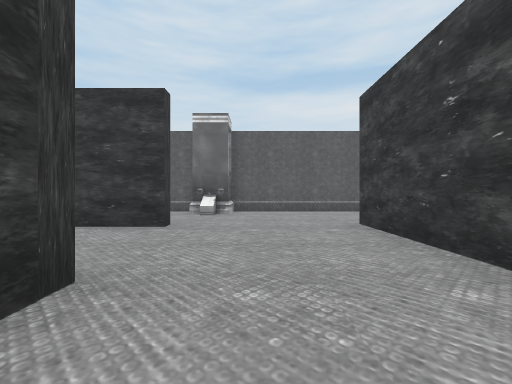
[1] (above)

24 first-person views from a walk through a 3-D level made in the Unity game engine. The camera is 1.3 m above the floor, looks level and sees 90° across. The floor is counted in squares, 2.06 m on a side. Each view is taken from the middle of a square. On the plan, view 1 faces up. The plan holds only what a view shows up to about 9 squares ahead; the rest is blank. The player is left out. Some animated figures are left out. Some surface patterns are stand-ins.

[2]
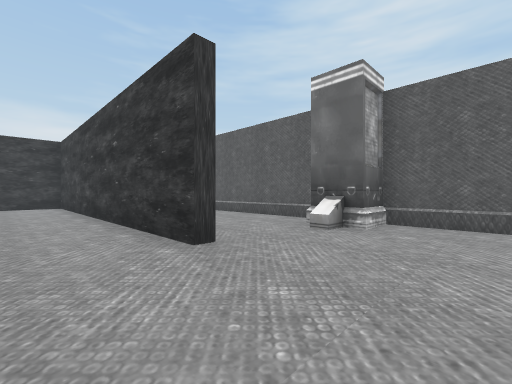

[3]
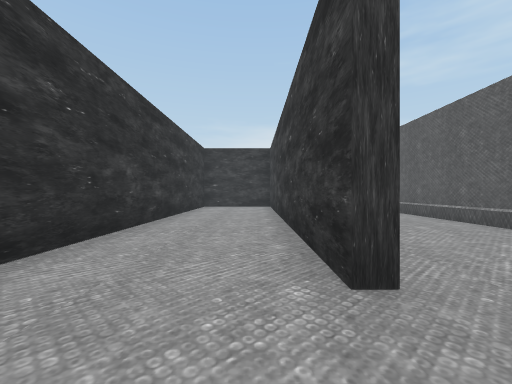

[4]
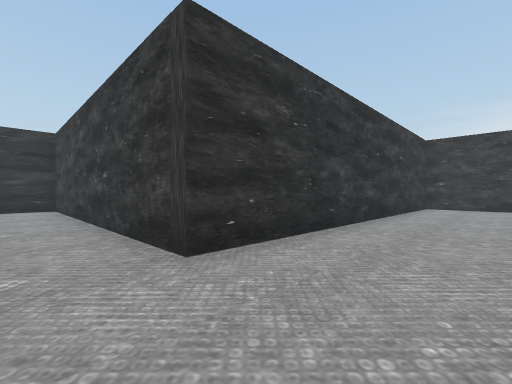

[5]
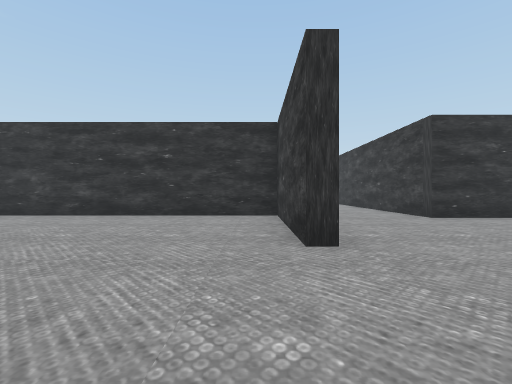

[6]
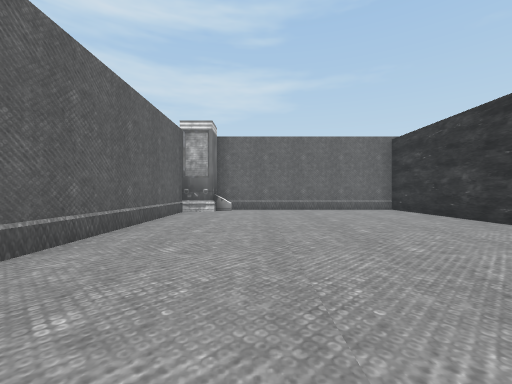

[7]
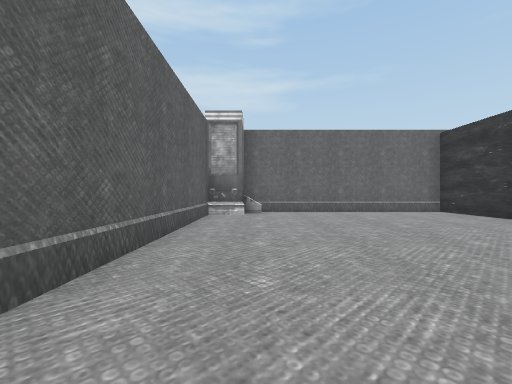

[8]
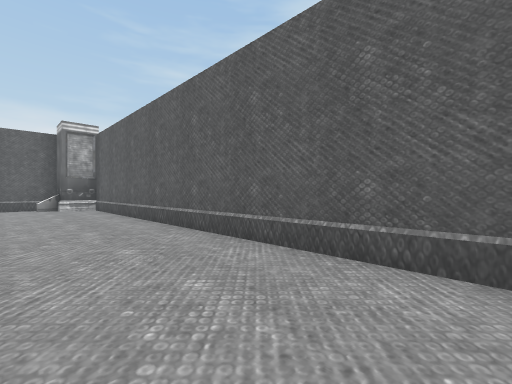

[9]
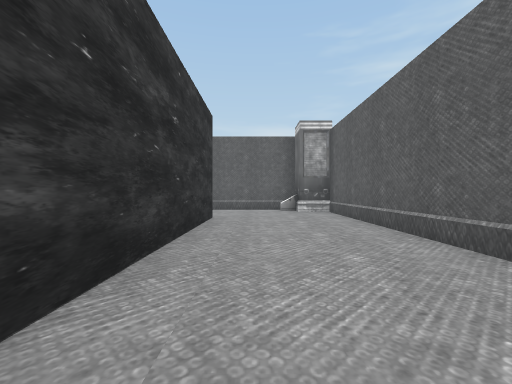

[10]
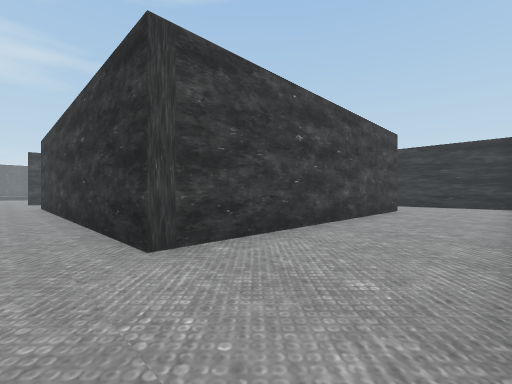

[11]
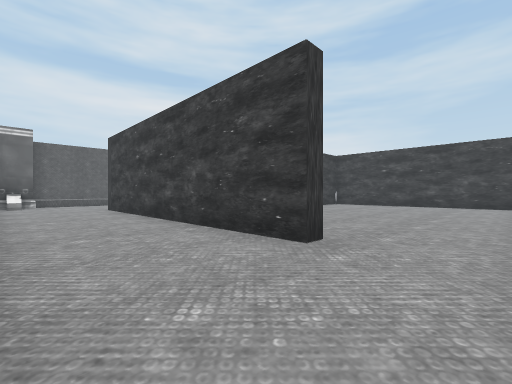

[12]
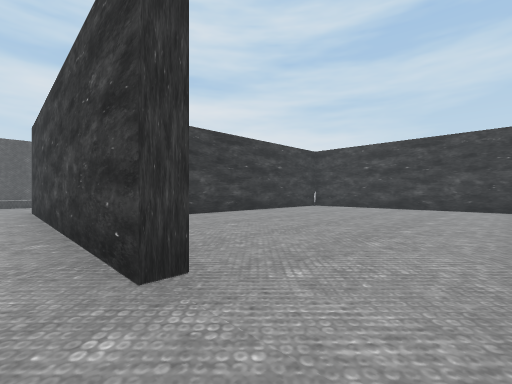

[13]
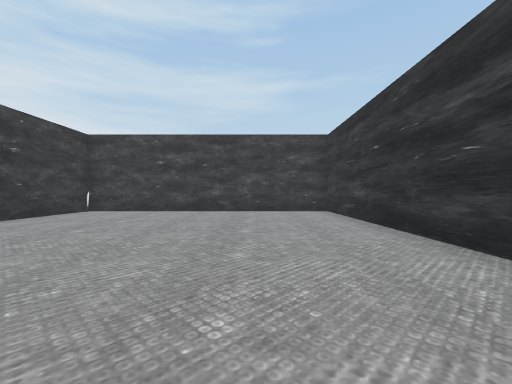

[14]
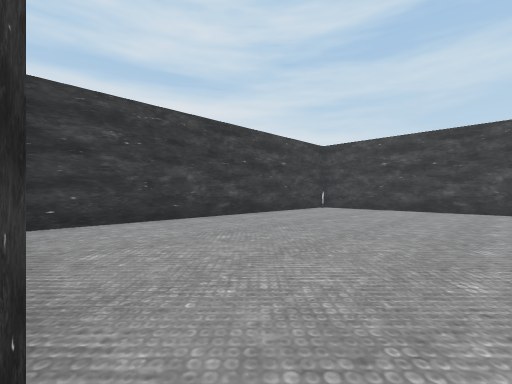

[15]
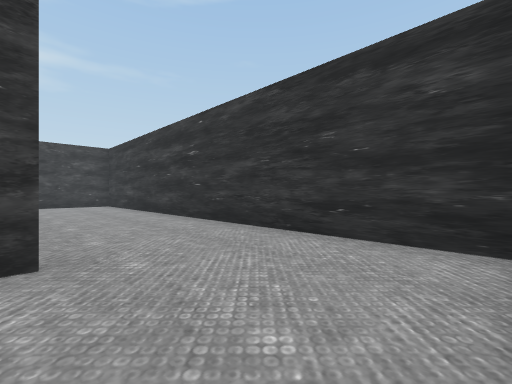

[16]
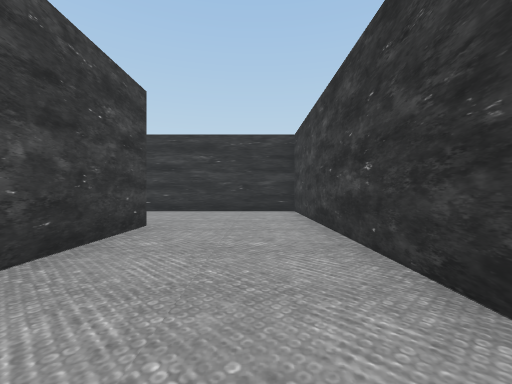

[17]
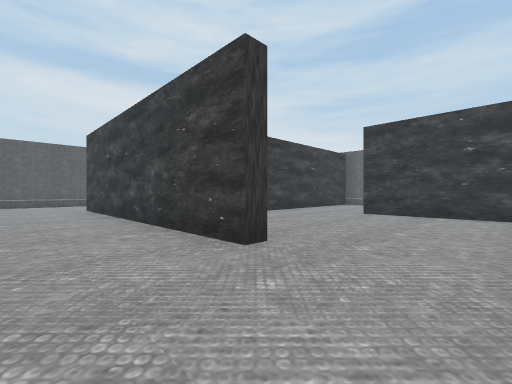

[18]
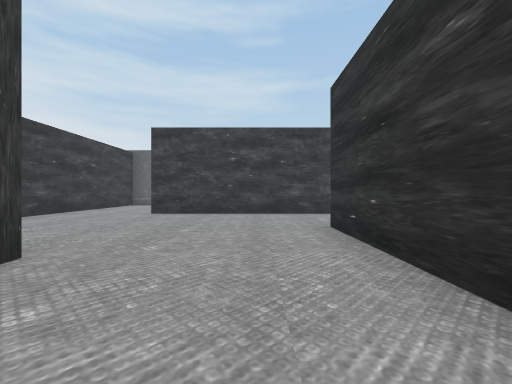

[19]
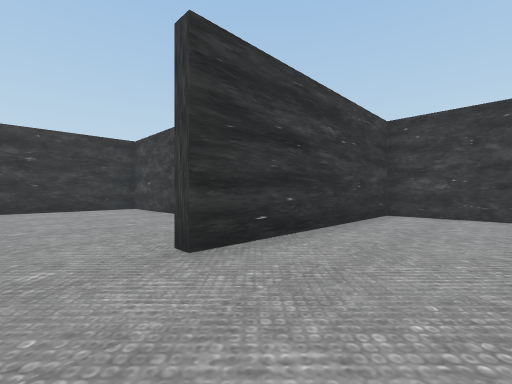

[20]
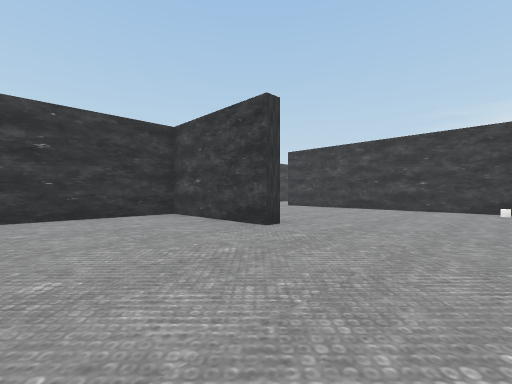

[21]
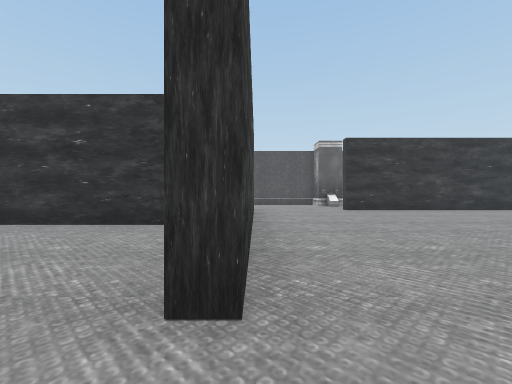

[22]
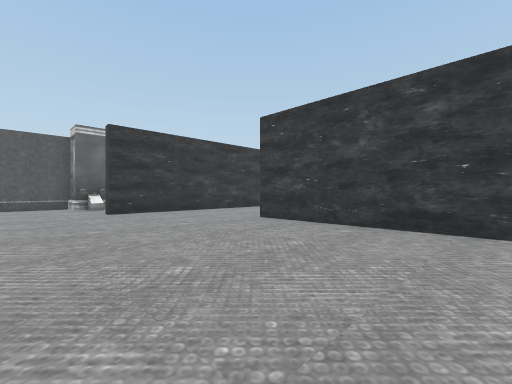

[23]
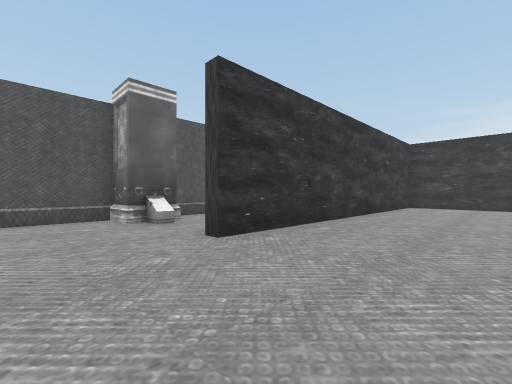

[24]
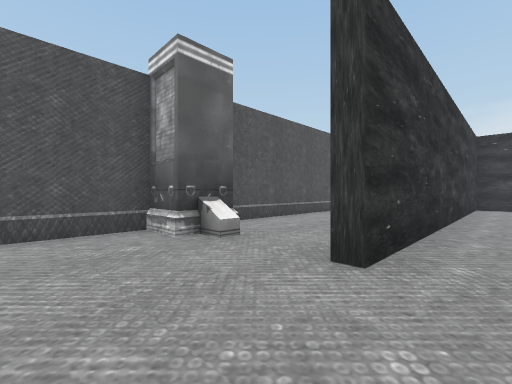

### Floor plan
Points are (right, up) in squares from view 1. A wall is a line through its corners. A room is listed if a view was taken in it or the views show most of it. See-through windows are left out.
Room 1 (views 1, 2, 3, 4, 5, 6, 7, 8, 9, 10, 11, 12, 14, 15, 16)
walls: (-1.6, 5) (-1.6, 4.6) (-10.1, 4.6); (-2, 8.4) (-13.1, 8.4) (-13.1, 7.4) (-14.2, 7.4) (-14.2, 6); (3.5, 8.4) (-0.5, 8.4); (2, -2.8) (2, 4.9) (2.4, 4.9) (2.4, 1.2) (12.2, 1.2) (12.2, 2.1); (-10.5, 1.8) (-1.3, 1.8) (-1.3, -2.6); (-11, 4) (-11, 2.1); (-10.9, -3.2) (-11.3, -3.2) (-11.3, 4.9) (-2.6, 4.9); (-13.5, 7.5) (-13.5, 6.9); (11.1, 8.4) (5.2, 8.4); (12.2, 6) (12.2, 7.4); (-14, -6.3) (-10.5, -6.3)
ways out: opening at (-11, -4.5) to room 2; opening at (0.5, -2) to room 3
objects: pillar (-1, 7) to (-1, 9)
Room 2 (view 13)
walls: (-10.5, -6.3) (-1.6, -6.3) (-1.6, 1.5) (-10.8, 1.5)
ways out: opening at (-11, -4.5) to room 1
objects: other object (-2, 1)
Room 3 (views 17, 18, 19, 20, 21, 22, 23, 24)
walls: (2, -13.8) (2, -10.3) (2.4, -10.3) (2.4, -13.9) (7, -13.9); (-1.3, -17.8) (-1.3, -18.2); (-3.6, -7) (-3.6, -14.5); (7.4, -7.2) (7.4, -1.9); (-0.5, -21.4) (1, -21.4); (-1.3, -2.6) (-1.3, -6.3) (4.6, -6.3) (4.6, -6.8); (2.5, -2.8) (2, -2.8); (-10.4, -15) (-10.4, -17.8) (-1, -17.8); (-7, -21.4) (-2.3, -21.4); (9, 0.8) (6.4, 0.8)
ways out: opening at (0.5, -2) to room 1
objects: pillar (-1, -22) to (-1, -20)

Where each view was taken, in squares from view 1:
view 1: 0 up, 0 right, facing up
view 2: 3 up, 1 right, facing up-left
view 3: 4 up, 0 right, facing left
view 4: 4 up, 0 right, facing down-left
view 5: 8 up, 3 right, facing down
view 6: 6 up, 3 right, facing right
view 7: 7 up, 4 right, facing right
view 8: 6 up, 3 left, facing up-left
view 9: 6 up, 5 left, facing left
view 10: 6 up, 14 left, facing down-right
view 11: 5 down, 14 left, facing up-right
view 12: 5 down, 12 left, facing up-right
view 13: 4 down, 10 left, facing right
view 14: 4 down, 11 left, facing up-right
view 15: 3 down, 14 left, facing down-right
view 16: 2 up, 0 right, facing down
view 17: 5 down, 0 right, facing up-right
view 18: 5 down, 0 right, facing right
view 19: 4 down, 6 right, facing down-left
view 20: 7 down, 6 right, facing down-left
view 21: 9 down, 2 right, facing down
view 22: 10 down, 1 right, facing down-left
view 23: 15 down, 1 right, facing down-left
view 24: 17 down, 1 right, facing down-left
